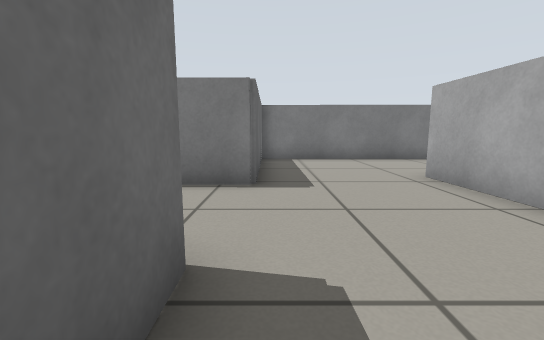
view 1 (above)

14 first-person views from a walk through a Gazebo world. The camera is 0.51 m above the floor, tilts 8° down and sees 90° across. The floor is counted in squares, 0.5 m on a side. Each view is taken from the middle of a square. On the plan, view 1 faces up. The plan holds only what a view shows up to about 11 squares ahead; the rest is blank.

view 2
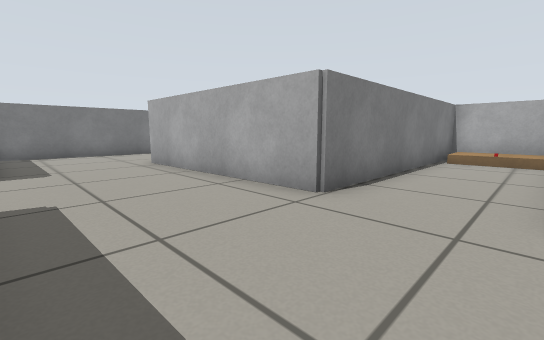

view 3
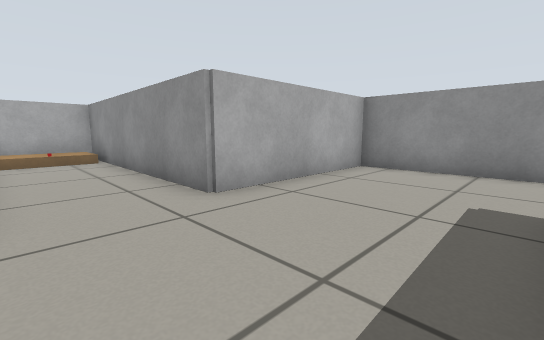

view 4
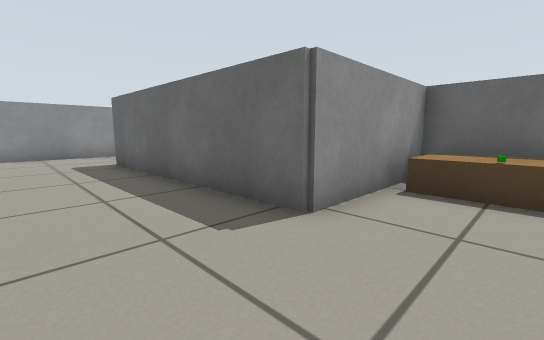

view 5
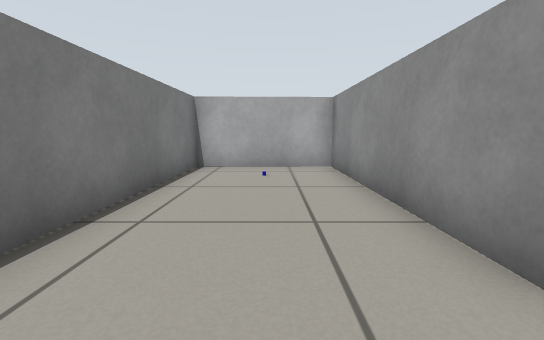

view 6
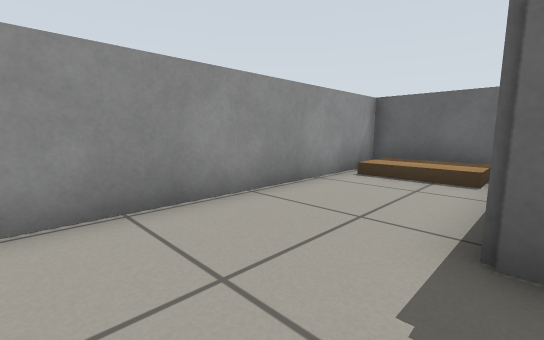

view 7
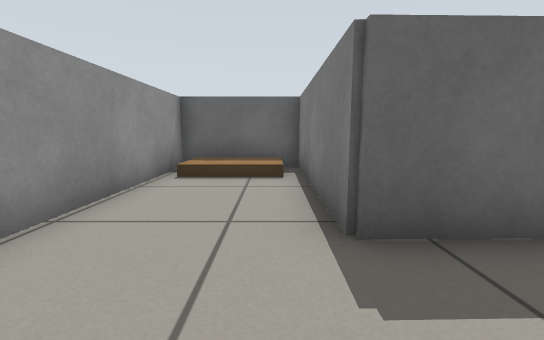

view 8
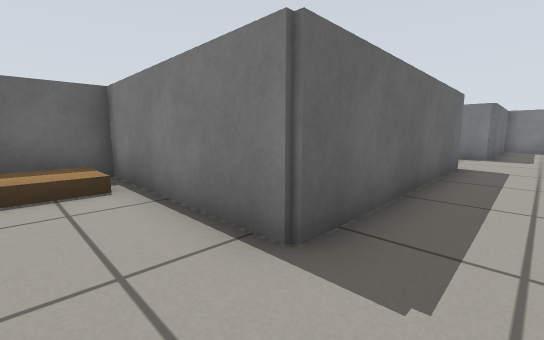

view 9
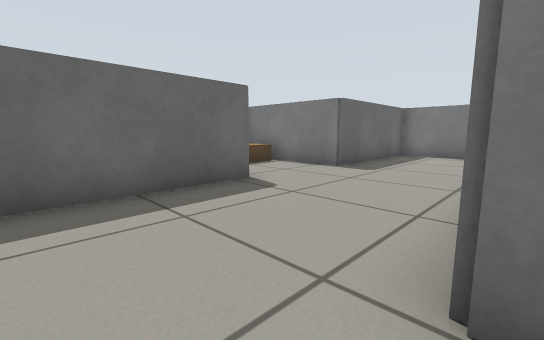

view 10
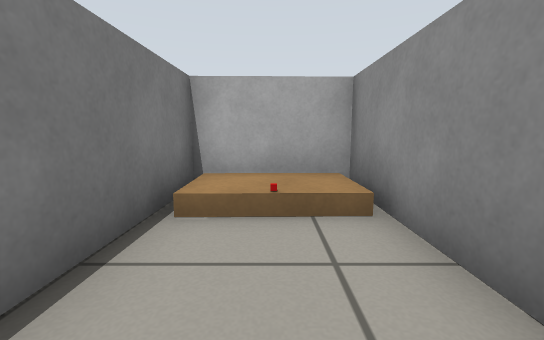

view 11
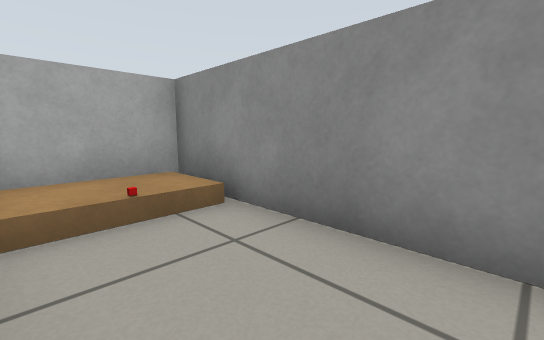

view 12
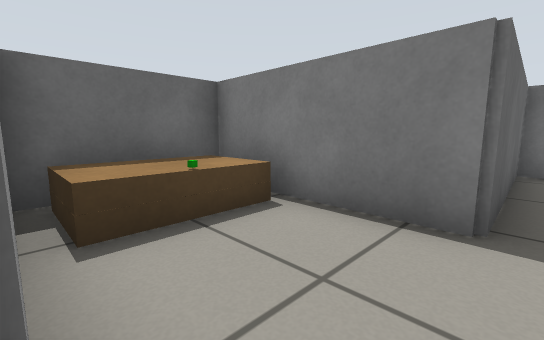

view 13
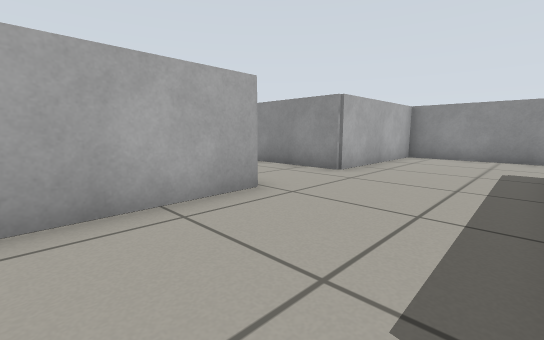

view 14
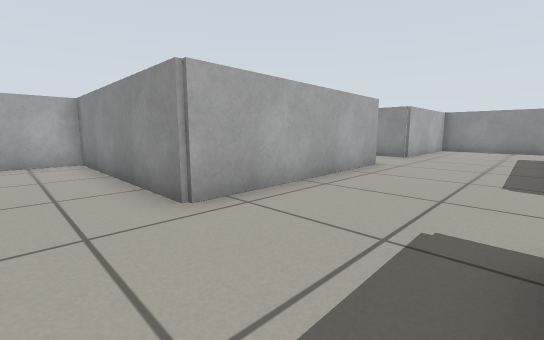

### Floor plan
Points are (right, up) in squares from view 1. A wall is a line through its corners. A room is listed if a view was taken in it or the views show most of it. See-through windows are left out.
Room 1 (views 1, 2, 3, 4, 5, 6, 7, 8, 9, 10, 11, 12, 13, 14)
walls: (-3.5, 2) (-0.6, 2) (-0.5, -5.3) (-5.9, -5.2) (-5.9, -8.6) (4, -8.6) (3.8, -3.4) (12.1, -3.5) (12, -0.5) (3.7, -0.4) (3.5, 6.2) (10, 6.2) (9.9, 10.2) (-0.4, 10.3) (-0.3, 5.2) (-4.7, 5.2) (-4.7, 2)
objects: pallet (-5, -8) to (-4, -6); pallet (-4, 3) to (-3, 4); other object (-3, 4); pallet (10, -3) to (11, -1); other object (10, -2)

Positions as (right, up) in squares from view 1, and headings:
1: (0, 0), facing up
2: (0, -3), facing up-right
3: (0, -1), facing down-right
4: (2, 4), facing down-left
5: (2, 8), facing right
6: (2, -5), facing down-left
7: (2, -6), facing left
8: (1, -7), facing up-left
9: (4, -2), facing up-left
10: (7, -2), facing right
11: (7, -1), facing down-right
12: (0, 2), facing up-left
13: (0, 3), facing down-right
14: (0, 8), facing down-right
